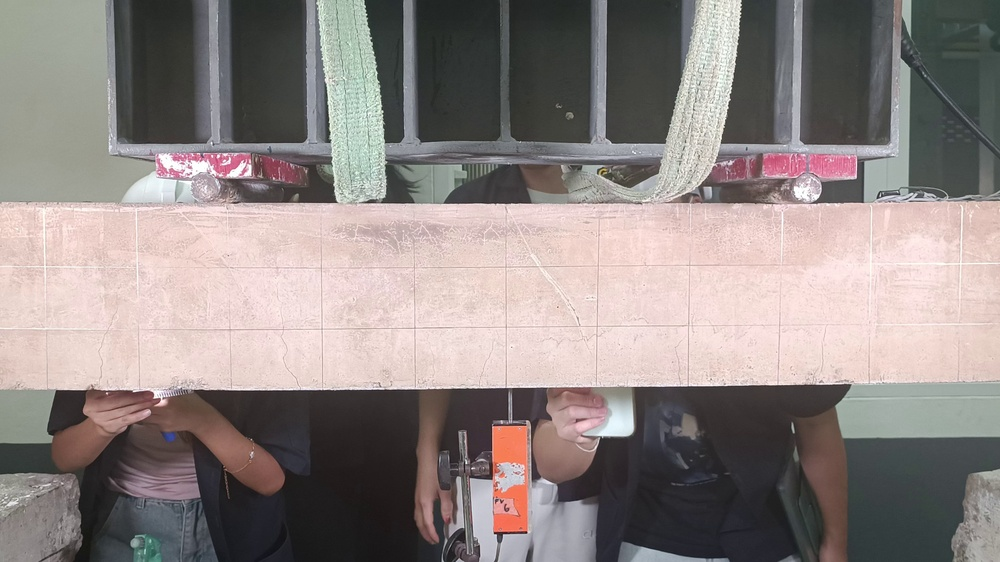
#> input picture code/images/frame_0013.jpg, 1000 x 562 px, shrunk from 3840 x 2160 before the run
$ python 06_thresholding.py
#> lines starting #> are read from the running program, lines starting #| are printed output that depends on the picture; after the words box and inside, x2 and y2 are one past the last pixel; in counts of white or black regions, pixels touching at a corner belong together
# distinguishing between foreground and background

#import the otsu threshold function
from skimage.filters import threshold_otsu
from skimage import io, color
from matplotlib import pyplot as plt
import numpy as np

#show the original image
def plot_comparison (original, filtered, titile_filtered):

    fig, (ax1, ax2) = plt.subplots(ncols=2, figsize=(8, 6) , sharex=True, sharey=True)
    ax1.imshow(original, cmap=plt.cm.gray)
    ax1.set_title('Original')
    ax1.axis('off')
    ax2.imshow(filtered, cmap=plt.cm.gray)
    ax2.set_title(titile_filtered)
    ax2.axis('off')
    plt.show()

#load the image
crack_image = io.imread('../images/frame_0013.jpg')
#> crack_image is the input picture: shape (562, 1000, 3); mean R, G, B 143.1, 133.8, 131.4

#Make the image grayscale using rgb2gray function
gray_crack = color.rgb2gray(crack_image)
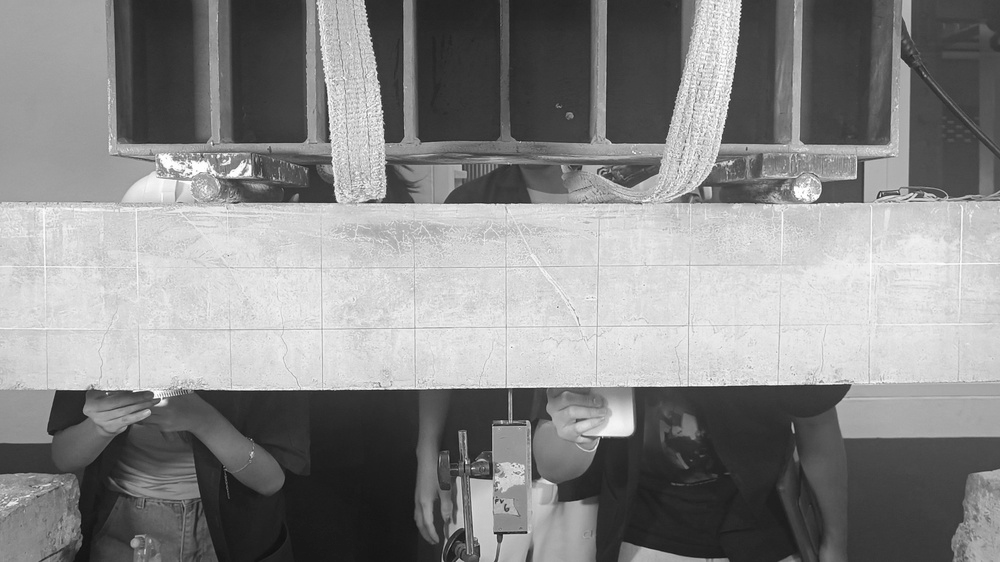
#> gray_crack: shape (562, 1000) float64; min 0.0546, max 1, mean 0.532

#obtain the optimal threshold value using Otsu's method
thresh = threshold_otsu(gray_crack)
#> thresh = 0.518

#apply the threshold to create a binary image
binary_crack = gray_crack > thresh
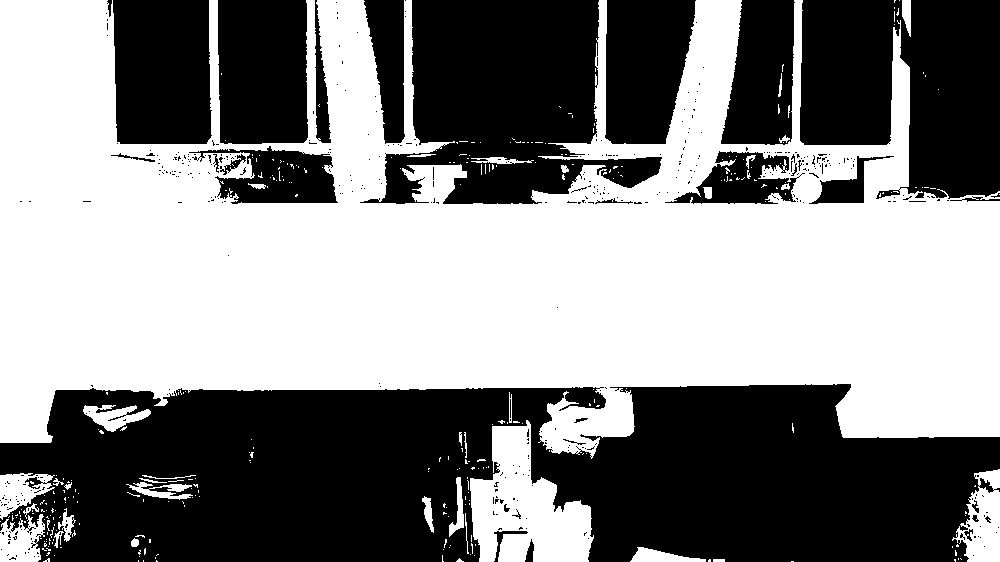
#> binary_crack: shape (562, 1000) bool; 52.3% white; 433 black regions (404 under 20 px), largest, box (x1, y1, x2, y2) and area: (0, 384, 1000, 562) 137999, (360, 0, 662, 204) 35956, (800, 0, 1000, 199) 31440

plot_comparison(crack_image, binary_crack,"OTSU Method")
#> in plot_comparison, `plt.show()`:
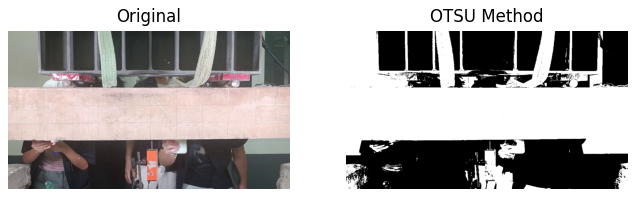
#> figure drawn by matplotlib, 2 panels

$ run again, with code/images/frame_0000.jpg copied over code/images/frame_0013.jpg
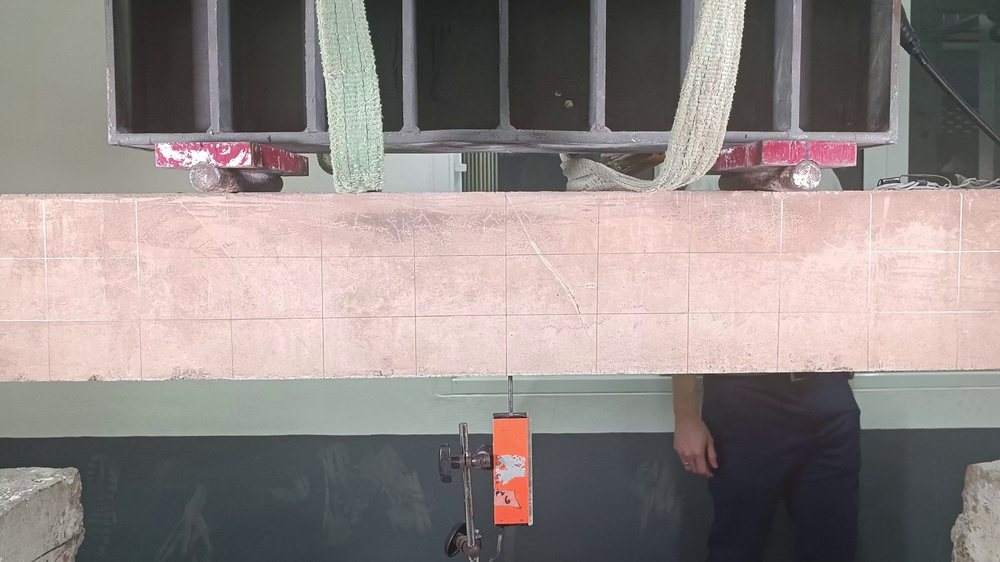
#> input picture code/images/frame_0000.jpg, 1000 x 562 px, shrunk from 3840 x 2160 before the run
#> crack_image is the input picture: shape (562, 1000, 3); mean R, G, B 144.6, 135.8, 133.5
#> thresh = 0.506
#> `binary_crack = gray_crack > thresh`:
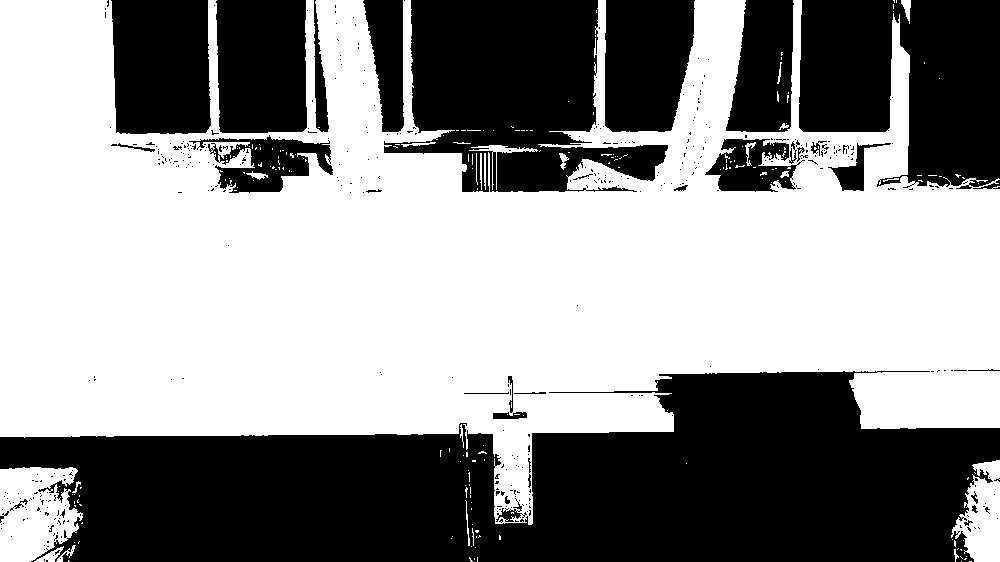
#> binary_crack: shape (562, 1000) bool; 56.2% white; 418 black regions (383 under 20 px), largest, box (x1, y1, x2, y2) and area: (0, 371, 1000, 562) 126789, (384, 0, 668, 192) 32965, (799, 0, 1000, 189) 29256
#> in plot_comparison, `plt.show()`:
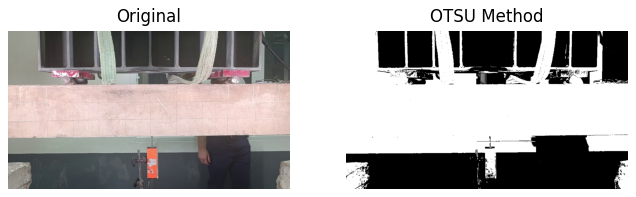
#> figure drawn by matplotlib, 2 panels

$ run again, with code/images/frame_0015.jpg copied over code/images/frame_0013.jpg
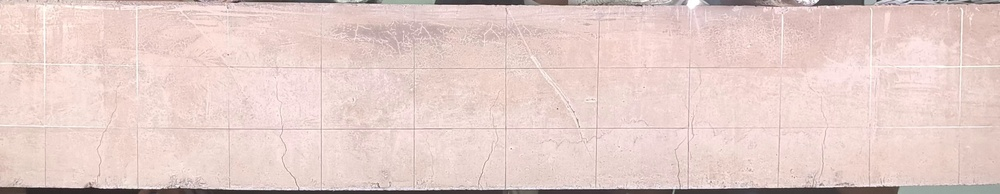
#> input picture code/images/frame_0015.jpg, 1000 x 194 px, shrunk from 3840 x 745 before the run
#> crack_image is the input picture: shape (194, 1000, 3); mean R, G, B 229.6, 206.3, 201.5
#> thresh = 0.569
#> `binary_crack = gray_crack > thresh`:
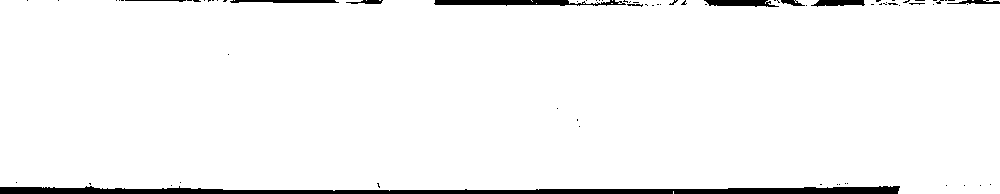
#> binary_crack: shape (194, 1000) bool; 96.4% white; 75 black regions (65 under 20 px), largest, box (x1, y1, x2, y2) and area: (0, 186, 900, 194) 4642, (434, 0, 626, 6) 805, (704, 0, 779, 7) 385
#> in plot_comparison, `plt.show()`:
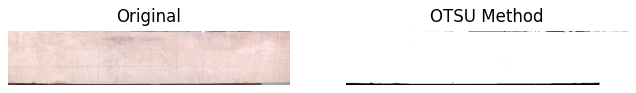
#> figure drawn by matplotlib, 2 panels

$ run again, with code/images/1080.jpg copied over code/images/frame_0013.jpg
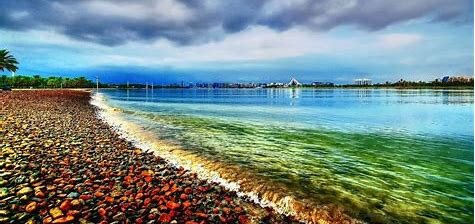
#> input picture code/images/1080.jpg, 475 x 224 px
#> crack_image is the input picture: shape (224, 475, 3); mean R, G, B 115.5, 138.6, 133.2
#> thresh = 0.479
#> `binary_crack = gray_crack > thresh`:
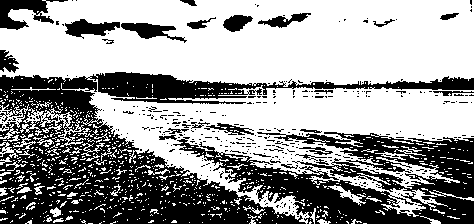
#> binary_crack: shape (224, 475) bool; 60.9% white; 354 black regions (329 under 20 px), largest, box (x1, y1, x2, y2) and area: (0, 72, 474, 224) 23612, (173, 132, 474, 224) 12659, (0, 0, 68, 30) 921
#> in plot_comparison, `plt.show()`:
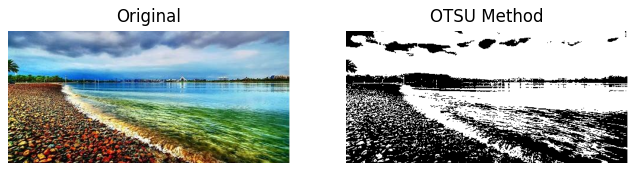
#> figure drawn by matplotlib, 2 panels
